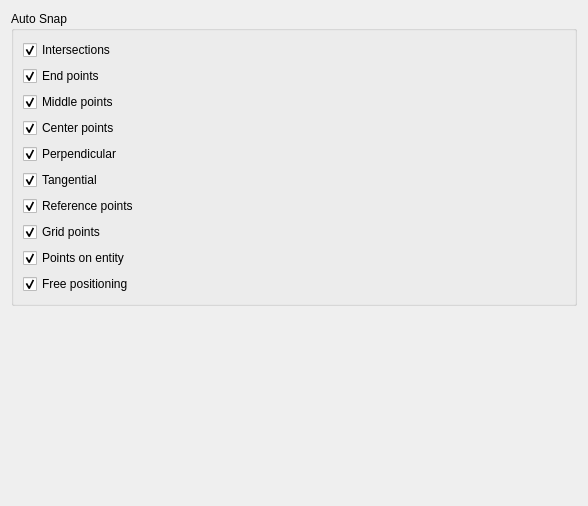
<?xml version="1.0" encoding="UTF-8"?>
<ui version="4.0">
 <class>AutoSnap</class>
 <widget class="QWidget" name="AutoSnap">
  <property name="geometry">
   <rect>
    <x>0</x>
    <y>0</y>
    <width>588</width>
    <height>506</height>
   </rect>
  </property>
  <layout class="QVBoxLayout" name="verticalLayout_2">
   <item>
    <widget class="QGroupBox" name="groupBox">
     <property name="title">
      <string>Auto Snap</string>
     </property>
     <layout class="QVBoxLayout" name="verticalLayout">
      <item>
       <widget class="QCheckBox" name="Intersections">
        <property name="text">
         <string>Intersections</string>
        </property>
        <property name="checked">
         <bool>true</bool>
        </property>
       </widget>
      </item>
      <item>
       <widget class="QCheckBox" name="EndPoints">
        <property name="text">
         <string>End points</string>
        </property>
        <property name="checked">
         <bool>true</bool>
        </property>
       </widget>
      </item>
      <item>
       <widget class="QCheckBox" name="MiddlePoints">
        <property name="text">
         <string>Middle points</string>
        </property>
        <property name="checked">
         <bool>true</bool>
        </property>
       </widget>
      </item>
      <item>
       <widget class="QCheckBox" name="CenterPoints">
        <property name="checked">
         <bool>true</bool>
        </property>
        <property name="text">
         <string>Center points</string>
        </property>
       </widget>
      </item>
      <item>
       <widget class="QCheckBox" name="Perpendicular">
        <property name="text">
         <string>Perpendicular</string>
        </property>
        <property name="checked">
         <bool>true</bool>
        </property>
       </widget>
      </item>
      <item>
       <widget class="QCheckBox" name="Tangential">
        <property name="text">
         <string>Tangential</string>
        </property>
        <property name="checked">
         <bool>true</bool>
        </property>
       </widget>
      </item>
      <item>
       <widget class="QCheckBox" name="ReferencePoints">
        <property name="text">
         <string>Reference points</string>
        </property>
        <property name="checked">
         <bool>true</bool>
        </property>
       </widget>
      </item>
      <item>
       <widget class="QCheckBox" name="GridPoints">
        <property name="text">
         <string>Grid points</string>
        </property>
        <property name="checked">
         <bool>true</bool>
        </property>
       </widget>
      </item>
      <item>
       <widget class="QCheckBox" name="PointsOnEntity">
        <property name="checked">
         <bool>true</bool>
        </property>
        <property name="text">
         <string>Points on entity</string>
        </property>
       </widget>
      </item>
      <item>
       <widget class="QCheckBox" name="FreePositioning">
        <property name="text">
         <string>Free positioning</string>
        </property>
        <property name="checked">
         <bool>true</bool>
        </property>
       </widget>
      </item>
     </layout>
    </widget>
   </item>
   <item>
    <spacer name="verticalSpacer">
     <property name="orientation">
      <enum>Qt::Vertical</enum>
     </property>
     <property name="sizeHint" stdset="0">
      <size>
       <width>20</width>
       <height>246</height>
      </size>
     </property>
    </spacer>
   </item>
  </layout>
 </widget>
 <resources/>
 <connections/>
</ui>
